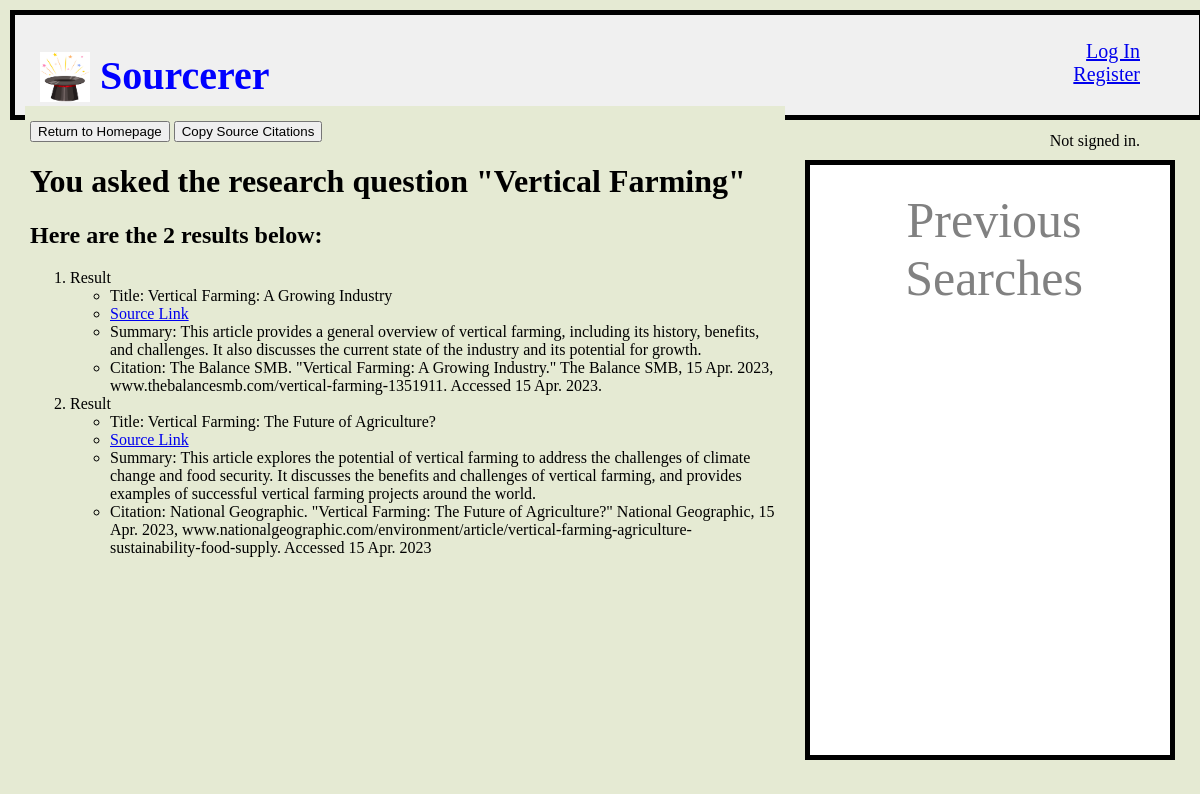
Page /results/1 on the committed database.
### sourcing/models.py (models this page shows)
class Search(models.Model):
    user = models.ForeignKey(User, on_delete=models.CASCADE)
    searchID = models.AutoField(primary_key=True)
    topic = models.TextField(max_length=255)
    numSources = models.IntegerField()
    citationFormat = models.CharField(max_length=3)
    searchDate = models.TextField()
    results = models.ManyToManyField(Result)

class Result(models.Model):
    sourceCompany = models.TextField()
    sourceURL = models.URLField()
    summary = models.TextField()
    citation = models.TextField()

### sourcing/views.py (the view)
# urls.py: path("results/<int:searchID>", views.results, name="results"),
def results(request, searchID):
    search = Search.objects.get(pk=searchID)
    results = search.results.all()
    if request.user.is_authenticated:
        searches = request.user.savedSearches.all().order_by('-searchDate')[:3]
        return render(request, "sourcing/homepage.html", {
            "search": search,
            "sidebarSearch": searches,
            "results": results,
            "copy": False
        })
    else:
        return render(request, "sourcing/results.html", {
            "search": search,
            "results": results,
            "copy": False
        })

### sourcing/templates/sourcing/results.html (shortened to what this page needs)
{% extends "sourcing/layout.html" %}
{% block body %}
    <a href="{% url 'homepage' %}"><button>Return to Homepage</button></a>
    {% if copy %}
        <a href="{% url 'citations' search.searchID %}" style="background:#3630a3;color:white;" onclick="alert('Sources copied to clipboard.')"><button>Copy Source Citations</button></a>
    {% else %}
        <a href="{% url 'citations' search.searchID %}"><button>Copy Source Citations</button></a>
    {% endif %}
    <h1>You asked the research question "{{ search.topic }}"</h1>
    <h2>Here are the {{ search.numSources }} results below:</h2>
    <ol>
        {% for result in results %}
        <li>Result
            <ul>
                <li>{{ result.sourceCompany }}</li>
                <li><a href="{{ result.sourceURL }}" target="_blank">Source Link</a></li>
                <li>{{ result.summary }}</li>
                <li>{{ result.citation }}</li>
            </ul>
        </li>
        {% endfor %}
    </ol>
{% endblock %}

### sourcing/static/sourcing/styles.css (style rules this page uses)
body { margin: 0; background-color: #e5ead3; padding: 10px; }

### rows in the picture
Search: topic "Vertical Farming", numSources "2"
Result: sourceCompany "Title: Vertical Farming: A Growing Industry", summary "Summary: This article provides a general overview of vertical farming, including its history, benefits, and challenges. It also discusses the current state of the industry and its potential for growth.", citation "Citation: The Balance SMB. \"Vertical Farming: A Growing Industry.\" The Balance SMB, 15 Apr. 2023, www.thebalancesmb.com/vertical-farming-1351911. Accessed 15 Apr. 2023."
Result: sourceCompany "Title: Vertical Farming: The Future of Agriculture?", summary "Summary: This article explores the potential of vertical farming to address the challenges of climate change and food security. It discusses the benefits and challenges of vertical farming, and provides examples of successful vertical farming projects around the world.", citation "Citation: National Geographic. \"Vertical Farming: The Future of Agriculture?\" National Geographic, 15 Apr. 2023, www.nationalgeographic.com/environment/article/vertical-farming-agriculture-sustainability-food-supply. Accessed 15 Apr. 2023"
